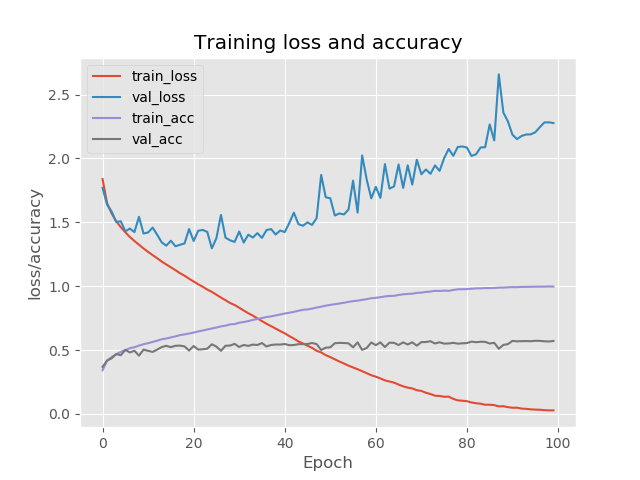
#> input picture ML_tools/cifar10.png, 640 x 480 px
$ python Convolution_scratch.py --image cifar10.png
#> lines starting #> are read from the running program, lines starting #| are printed output that depends on the picture
# convolution from scratch
import numpy as np
import argparse
import cv2

# new installation

from skimage.exposure import rescale_intensity # to build our own convolution

def convolve(image,K): # k is the kernel that moves on the image for convolution
    # grabing spatial dimensions
    (iH,iW)=image.shape[:2] # rows are height and columns are width
    (kH,kW)=K.shape[:2] # kernel height and width

    #use padding at the border so that spatial size are not reduced
    pad=(kW-1)//2 # remember we always use odd kernel sizes
    print(pad)
    # implement the padding around the image borders
    image=cv2.copyMakeBorder(image,pad,pad,pad,pad,cv2.BORDER_REPLICATE)
    print(image[:2])
    output=np.zeros((iH,iW),dtype="float")
    print(output[:])
    print(iH+pad)
    # applying convolution
    for y in np.arange(pad,iH+pad):
        for x in np.arange(pad,iW+pad):
            # extracting ROI  by extracting the center of the current
            #(x-y) cordinate
            roi=image[y-pad:y+pad+1,x-pad:x+pad+1]
            # perform convolution

            #k=(roi*K).sum()
            k=np.sum(roi*K)
            output[y-pad,x-pad]=k

    output=rescale_intensity(output,in_range=(0,255))
    output=(output*255).astype("uint8")
    return output


# argument parser
ap=argparse.ArgumentParser()
ap.add_argument("-i","--image",required=True,help="path to input image")
args=vars(ap.parse_args())

#constructing average blur filters

smallBlur=np.ones((7,7),dtype="float")*(1.0/(7*7))
k=smallBlur
# load image
image=cv2.imread(args["image"])
#> image is the input picture: shape (480, 640, 3); mean B, G, R 236.6, 236, 235.9
gray=cv2.cvtColor(image,cv2.COLOR_BGRA2GRAY)
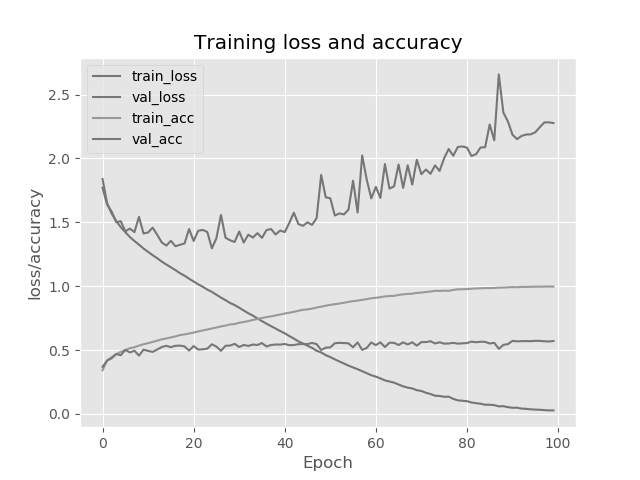
#> gray: shape (480, 640); min 0, max 255, mean 236
print(image.shape[:])# access the tuple
#| (480, 640, 3)
print("Applying Kernel")

ConvolveOut=convolve(gray,k)
#> in convolve, `image=cv2.copyMakeBorder(image,pad,pad,pad,pad,cv2.BORDER_REPLICATE)`:
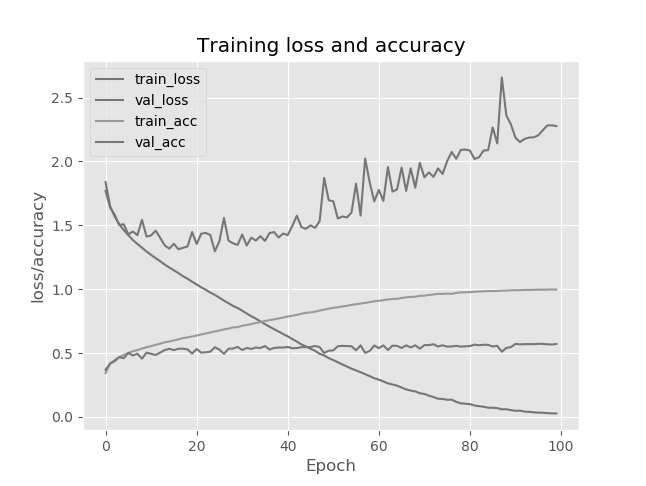
#> image: shape (486, 646); min 0, max 255, mean 236.4
#> (printed output is left out)
#> (printed output is left out)
#| 483
#> after the loop in convolve, `for y in np.arange(pad,iH+pad):`:
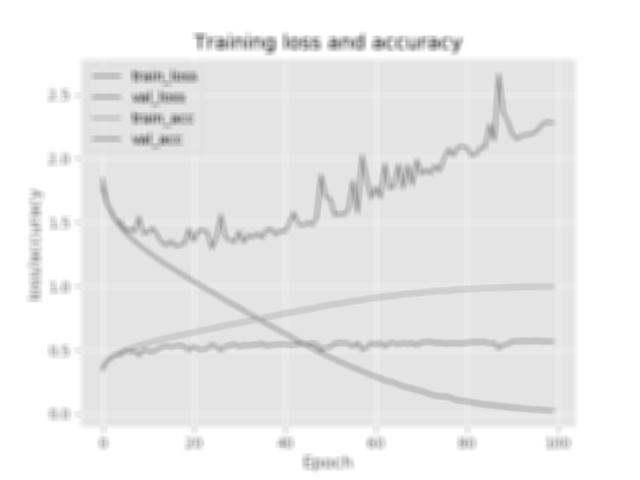
#> output: shape (480, 640) float64; min 105.3, max 255, mean 236
openCVout=cv2.filter2D(gray,-1,k)

cv2.imshow("original",gray)
cv2.imshow("convolve",ConvolveOut)
cv2.imshow("from library",openCVout)
cv2.waitKey(0)
cv2.destroyAllWindows()
